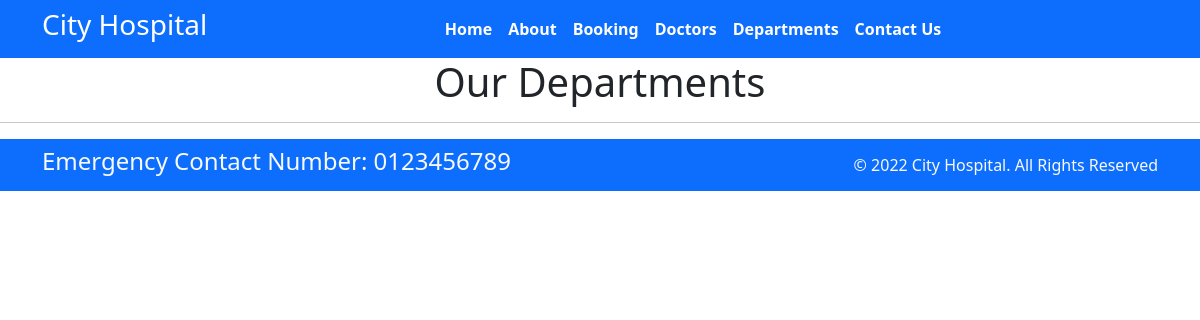
The page /department on the database as committed earlier.
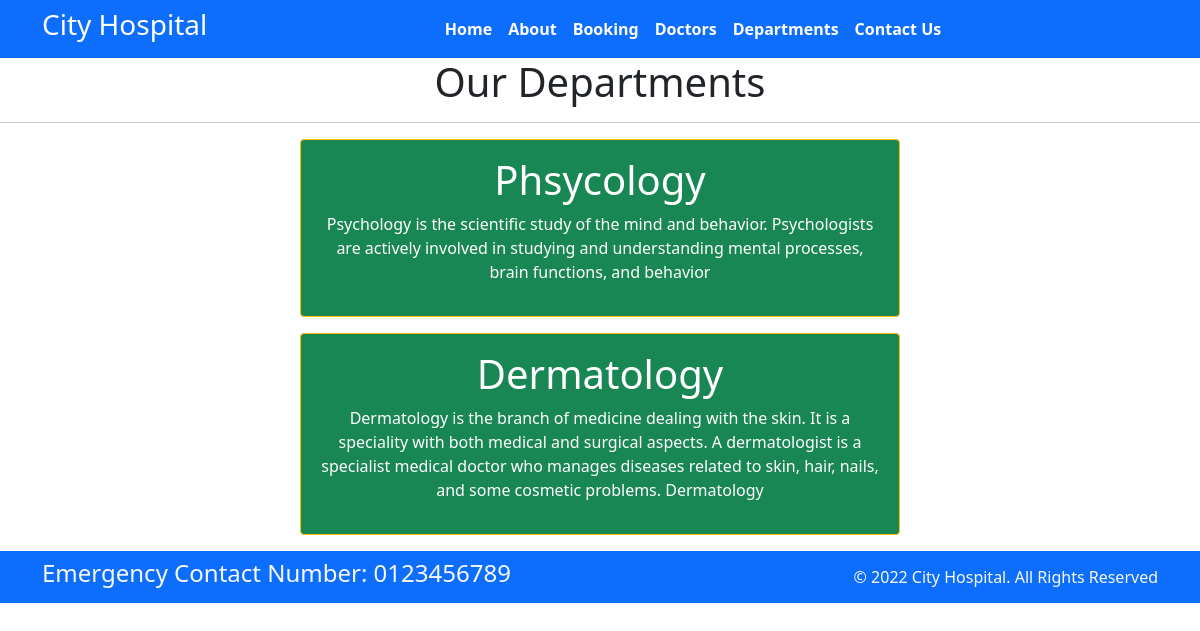
The same page on the database as committed later.
### home/models.py (models this page shows, shortened)
class Departments(models.Model):
    dep_name = models.CharField(max_length=100)
    dep_decription = models.TextField()

### home/views.py (the view)
# urls.py: path('department', views.department, name='department'),
def department(request):
    dict_dept={
        'dept': Departments.objects.all()
    }
    return render(request, 'department.html', dict_dept)

### templates/department.html (shortened to what this page needs)
{% extends 'base.html' %}
{% block content%}
<h1 class="text-center"> Our Departments </h1>
<hr>
{% for d in dept %}
<div class="mx-auto w-50 bg-success text-center text-white p-3 my-3 border border-warning rounded">
    <h1>{{d.dep_name}}</h1>
    <p>{{d.dep_decription}}</p>
</div>
{% endfor %}
{% endblock %}

### templates/base.html (shortened to what this page needs)
{% load static %}
<!DOCTYPE html>
<html>
<head>
  <link rel="stylesheet" href=" https://cdn.jsdelivr.net/npm/bootstrap@5.1.3/dist/css/bootstrap.min.css ">
  <link rel="stylesheet" href="https://use.fontawesome.com/releases/v5.2.0/css/all.css">
  <link rel="stylesheet" href="{% static '/css/style.css'%}">
</head>
<body>
  <nav class="navbar bg-primary navbar-expand-md ">
    <div class="container">
      <div class="col-2 text-left pl-md-0">
        <h3 class="text-white"> City Hospital </h3>
      </div>
      <div class="collapse navbar-collapse justify-content-center col-md-8 navbar-collapse-3">
        <ul class="navbar-nav justify-content-center  fw-bold">
          <li class="nav-item active">
            <a class="nav-link text-white" href="{% url 'home' %}">Home </a>
          </li>
          <li class="nav-item">
            <a class="nav-link text-white" href="{% url 'about' %}">About</a>
          </li>
          <li class="nav-item">
            <a class="nav-link text-white" href="{% url 'booking' %}">Booking</a>
          </li>
          <li class="nav-item">
            <a class="nav-link text-white" href="{% url 'doctors' %}">Doctors</a>
          </li>
          <li class="nav-item">
            <a class="nav-link text-white" href="{% url 'department' %}">Departments</a>
          </li>
          <li class="nav-item">
            <a class="nav-link text-white" href="{% url 'contact' %}">Contact Us</a>
          </li>
        </ul>
      </div>
    </div>
  </nav>
  {% block content%}{% endblock %}
  <section class="">
    <footer class="pt-2 pb-2  bg-primary text-light">
      <div class="container">
        <div class="row align-items-center">
          <div class="col-12 col-md-8">
            <h4>Emergency Contact Number: 0123456789</h4>
          </div>
          <div class="col-12 col-md-4 mt-4 mt-md-0 text-center text-md-end">
            © 2022 City Hospital. All Rights Reserved
          </div>
        </div>
      </div>
    </footer>
  </section>
</body>
</html>

Rows that differ between the two databases and show on the page:
added Departments: dep_name "Phsycology", dep_decription "Psychology is the scientific study of the mind and behavior. Psychologists are actively involved in studying and understanding mental processes, brain functions, and behavior"
added Departments: dep_name "Dermatology", dep_decription "Dermatology is the branch of medicine dealing with the skin. It is a speciality with both medical and surgical aspects. A dermatologist is a specialist medical doctor who manages diseases related to skin, hair, nails, and some cosmetic problems. Dermatology"
